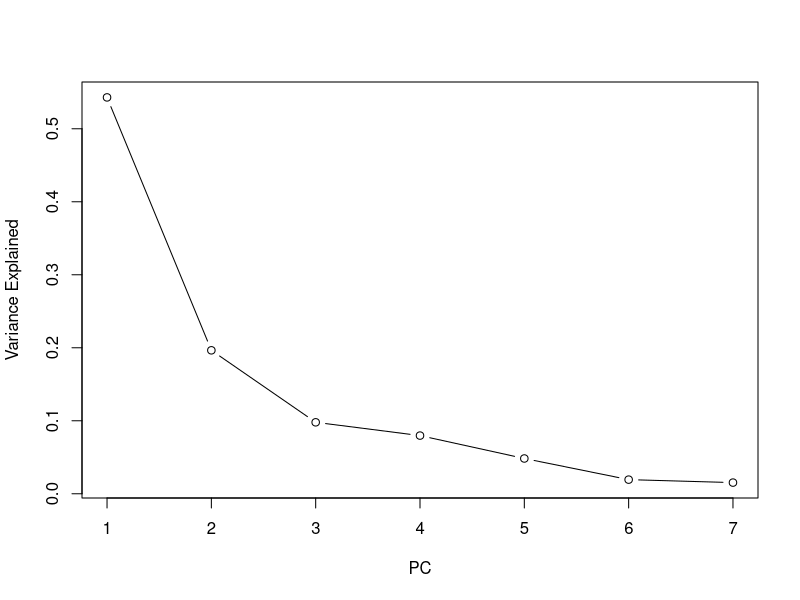
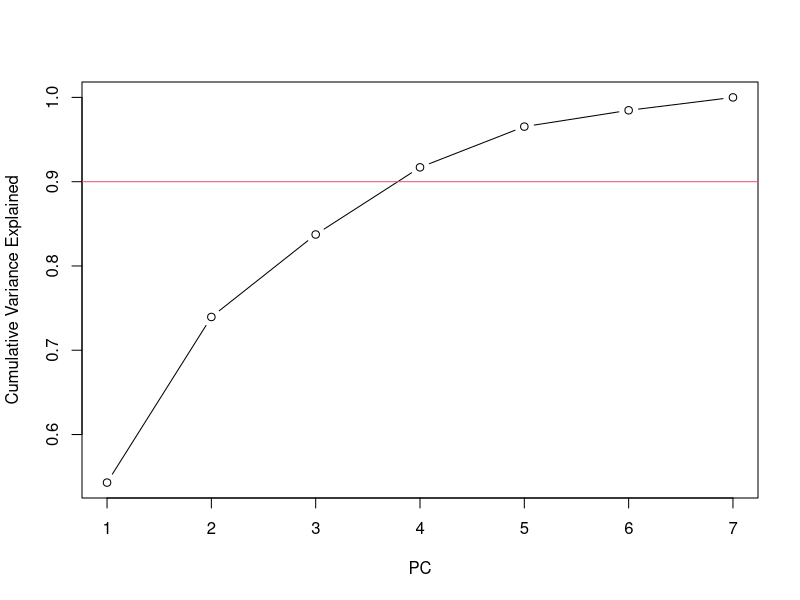
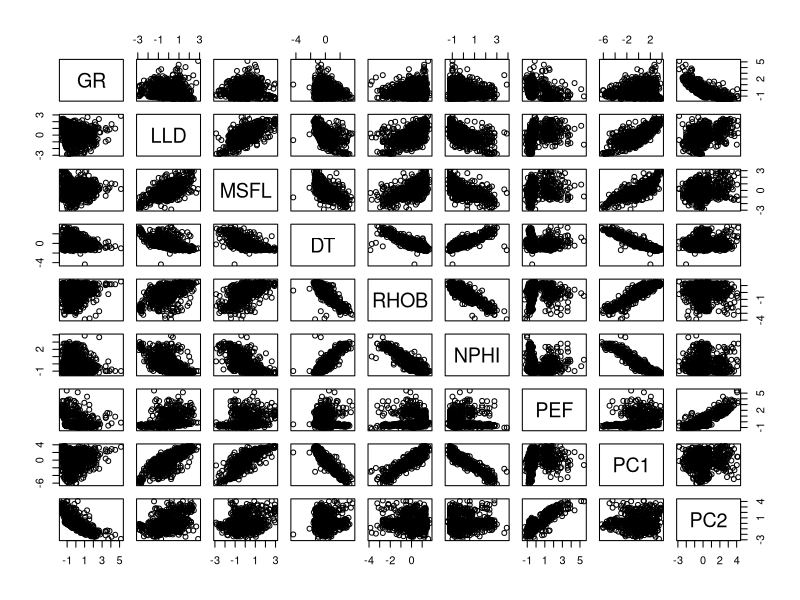
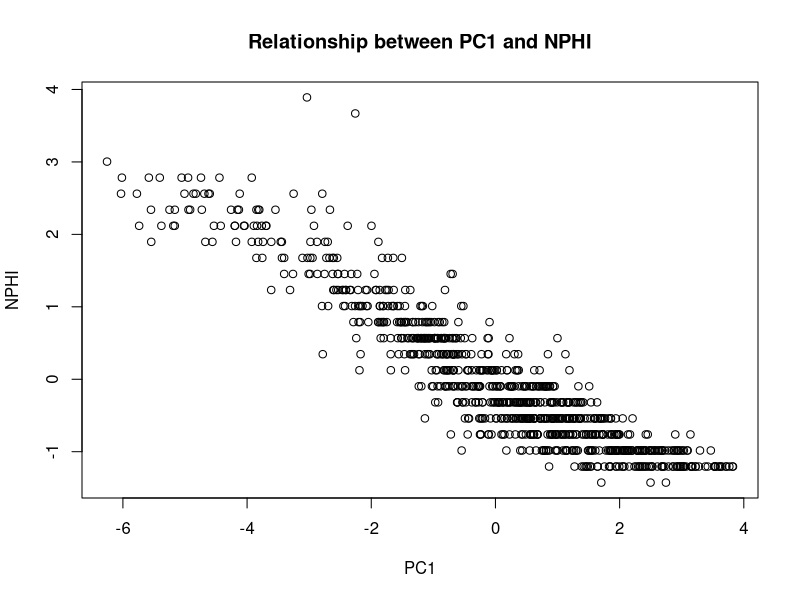
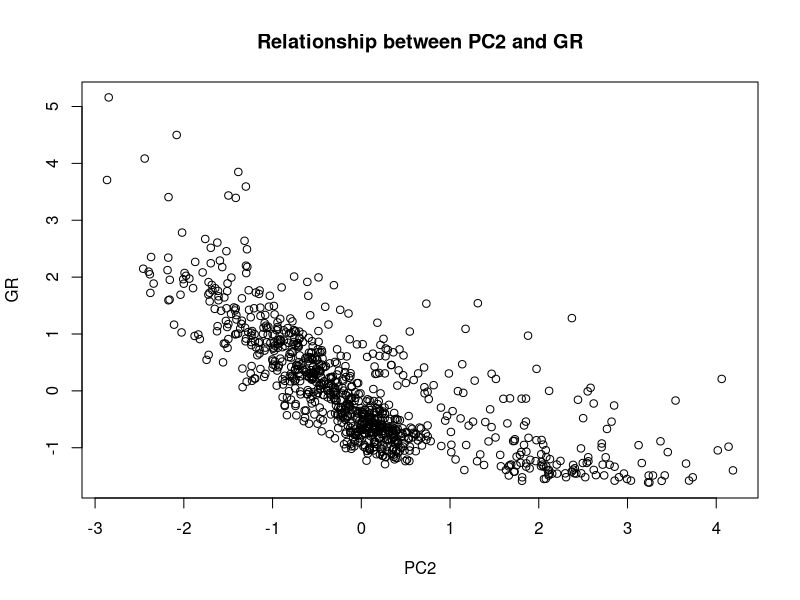
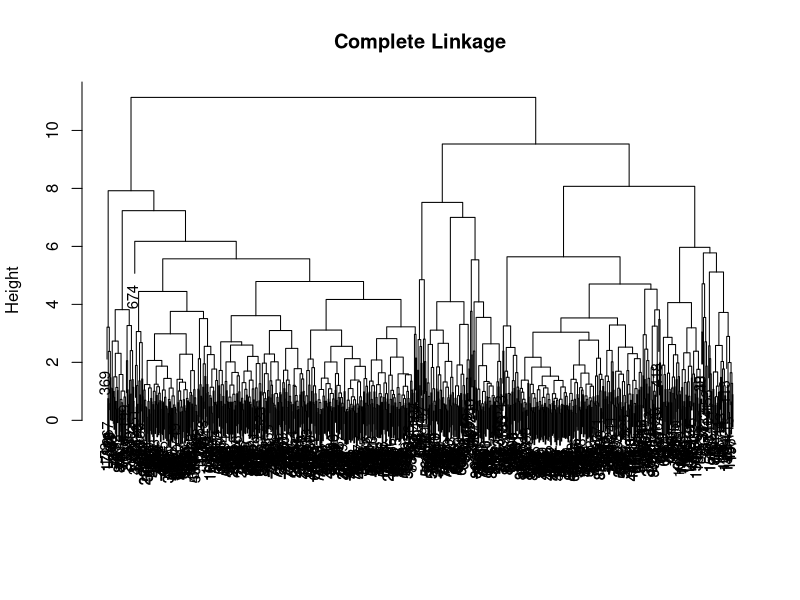
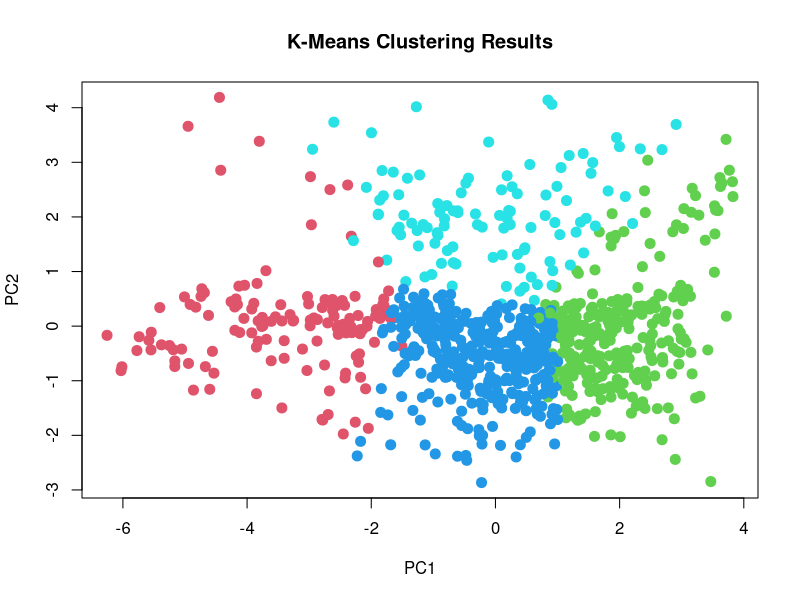
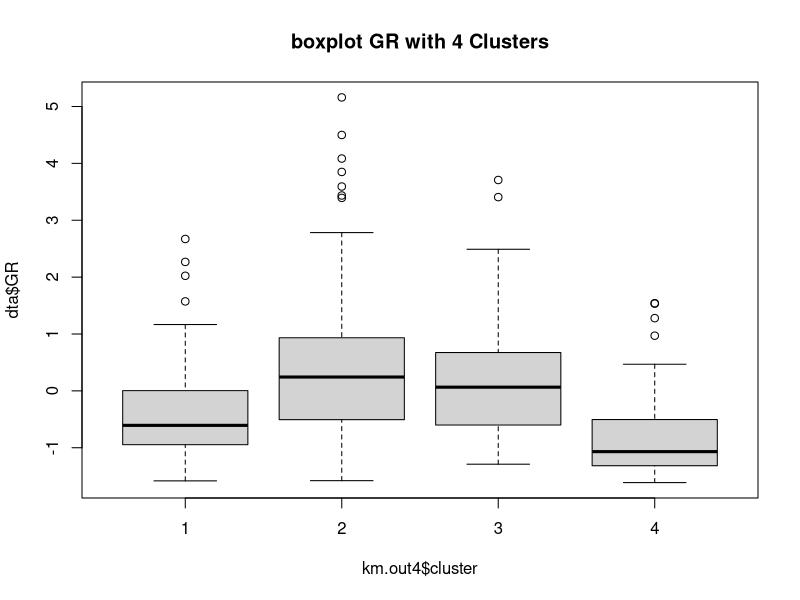

R code for these plots, in order:
## ---- chunk 1
knitr::opts_chunk$set(echo = TRUE)
## ---- chunk 2
dta=read.delim("test.dat")
head(dta)

#Normalise data
dta$GR=scale(dta$GR,center=TRUE, scale=TRUE)
dta$log10.LLD.=scale(dta$log10.LLD.,center=TRUE, scale=TRUE)
dta$log10.MSFL.=scale(dta$log10.MSFL.,center=TRUE, scale=TRUE)
dta$DT=scale(dta$DT,center=TRUE, scale=TRUE)
dta$RHOB=scale(dta$RHOB,center=TRUE, scale=TRUE)
dta$NPHI=scale(dta$NPHI,center=TRUE, scale=TRUE)
dta$PEF=scale(dta$PEF,center=TRUE, scale=TRUE)
## ---- chunk 3
num_vars <- c("GR", "log10.LLD.", "log10.MSFL.", "DT", "RHOB", "NPHI", "PEF")
X <- as.matrix(dta[, num_vars])
p <- ncol(X)
R=cor(X)
eigen(R)
svd=svd(X)
## ---- chunk 4
pca <- prcomp(X) # centers by default
pca
summary(pca)
names(pca)
## ---- chunk 5
variance_explained <- pca$sdev^2/sum(pca$sdev^2)
plot(variance_explained,type="b",xlab="PC",ylab="Variance Explained")
plot(cumsum(variance_explained),type="b",xlab="PC",ylab="Cumulative Variance Explained")
abline(0.9,0, col=2)
## ---- chunk 6
forpair=matrix(NA,nrow=904, ncol=14)
forpair[,1:7]=X
forpair[,8:14]=pca$x
pairs(forpair[,1:9], labels=c("GR","LLD","MSFL", "DT", "RHOB", "NPHI", "PEF", "PC1", "PC2"))
plot(pca$x[,1],X[,6],xlab="PC1",ylab="NPHI",main="Relationship between PC1 and NPHI")
plot(pca$x[,2],X[,1],xlab="PC2",ylab="GR",main="Relationship between PC2 and GR")

#function to plot
jpeg('pairs.jpg')
pairs(forpair[,1:9], labels=c("GR","LLD","MSFL", "DT", "RHOB", "NPHI", "PEF", "PC1", "PC2"))
dev.off()
## ---- chunk 7
# K-mean clustering 4 clusters
hc.complete=hclust(dist(pca$x), method="complete")
plot(hc.complete,main="Complete Linkage", xlab="", sub="", cex=.9)
km.out4=kmeans(pca$x[,1:4],4,nstart=100)
plot(pca$x[,1:2], col=(km.out4$cluster+1), main="K-Means Clustering Results", pch=20, cex=2)
boxplot(dta$GR~km.out4$cluster, main="boxplot GR with 4 Clusters")
boxplot(dta$log10.LLD.~km.out4$cluster, main="boxplot LLD with 4 Clusters")
boxplot(dta$log10.MSFL.~km.out4$cluster, main="boxplot MSFL with 4 Clusters")
boxplot(dta$DT~km.out4$cluster, main="boxplot DT with 4 Clusters")
boxplot(dta$RHOB~km.out4$cluster, main="boxplot RHOB with 4 Clusters")
boxplot(dta$NPHI~km.out4$cluster, main="boxplot NPHI with 4 Clusters")
boxplot(dta$PEF~km.out4$cluster, main="boxplot PEF with 4 Clusters")
## ---- chunk 8
# K-mean clustering 5 clusters
km.out5=kmeans(pca$x[,1:4],5,nstart=100)
plot(pca$x[,1:2], col=(km.out5$cluster+1), main="K-Means Clustering Results", pch=20, cex=2)
boxplot(dta$GR~km.out5$cluster, main="boxplot GR with 5 Clusters")
boxplot(dta$log10.LLD.~km.out5$cluster, main="boxplot LLD with 5 Clusters")
boxplot(dta$log10.MSFL.~km.out5$cluster, main="boxplot MSFL with 5 Clusters")
boxplot(dta$DT~km.out5$cluster, main="boxplot DT with 5 Clusters")
boxplot(dta$RHOB~km.out5$cluster, main="boxplot RHOB with 5 Clusters")
boxplot(dta$NPHI~km.out5$cluster, main="boxplot NPHI with 5 Clusters")
boxplot(dta$PEF~km.out5$cluster, main="boxplot PEF with 5 Clusters")
## ---- chunk 9
# K-mean clustering 6 clusters
km.out6=kmeans(pca$x[,1:4],7,nstart=100)
plot(pca$x[,1:2], col=(km.out6$cluster+1), main="K-Means Clustering Results", pch=20, cex=2)
boxplot(dta$GR~km.out6$cluster, main="GR with 6 Clusters")
boxplot(dta$log10.LLD.~km.out6$cluster, main="LLD with 6 Clusters")
boxplot(dta$log10.MSFL.~km.out6$cluster, main="MSFL with 6 Clusters")
boxplot(dta$DT~km.out6$cluster, main="DT with 6 Clusters")
boxplot(dta$RHOB~km.out6$cluster, main="RHOB with 6 Clusters")
boxplot(dta$NPHI~km.out6$cluster, main="NPHI with 6 Clusters")
boxplot(dta$PEF~km.out6$cluster, main="PEF with 6 Clusters")
## ---- chunk 10
jpeg('clusters.jpg')
par(mfrow=c(1,3))
plot(pca$x[,1:2], col=(km.out4$cluster+1), main="4 Clusters", pch=20, cex=2)
plot(pca$x[,1:2], col=(km.out5$cluster+1), main="5 Clusters", pch=20, cex=2)
plot(pca$x[,1:2], col=(km.out6$cluster+1), main="6 Clusters", pch=20, cex=2)
dev.off()
## ---- chunk 11
jpeg('GRPEF.jpg')
par(mfrow=c(2,3))
boxplot(dta$GR~km.out4$cluster, main="GR with 4 Clusters")
boxplot(dta$GR~km.out5$cluster, main="GR with 5 Clusters")
boxplot(dta$GR~km.out6$cluster, main="GR with 6 Clusters")
boxplot(dta$PEF~km.out4$cluster, main="PEF with 4 Clusters")
boxplot(dta$PEF~km.out5$cluster, main="PEF with 5 Clusters")
boxplot(dta$PEF~km.out6$cluster, main="PEF with 6 Clusters")
dev.off()

jpeg('porosity.jpg')
par(mfrow=c(3,3))
boxplot(dta$DT~km.out4$cluster, main="DT with 4 Clusters")
boxplot(dta$DT~km.out5$cluster, main="DT with 5 Clusters")
boxplot(dta$DT~km.out6$cluster, main="DT with 6 Clusters")
boxplot(dta$NPHI~km.out4$cluster, main="NPHI with 4 Clusters")
boxplot(dta$NPHI~km.out5$cluster, main="NPHI with 5 Clusters")
boxplot(dta$NPHI~km.out6$cluster, main="NPHI with 6 Clusters")
boxplot(dta$RHOB~km.out4$cluster, main="RHOB with 4 Clusters")
boxplot(dta$RHOB~km.out5$cluster, main="RHOB with 5 Clusters")
boxplot(dta$RHOB~km.out6$cluster, main="RHOB with 6 Clusters")
dev.off()

jpeg('resistivity.jpg')
par(mfrow=c(2,3))
boxplot(dta$log10.LLD.~km.out4$cluster, main="LLD with 4 Clusters")
boxplot(dta$log10.LLD.~km.out5$cluster, main="LLD with 5 Clusters")
boxplot(dta$log10.LLD.~km.out6$cluster, main="LLD with 6 Clusters")
boxplot(dta$log10.MSFL.~km.out4$cluster, main="MSFL with 4 Clusters")
boxplot(dta$log10.MSFL.~km.out5$cluster, main="MSFL with 5 Clusters")
boxplot(dta$log10.MSFL.~km.out6$cluster, main="MSFL with 6 Clusters")
dev.off()
